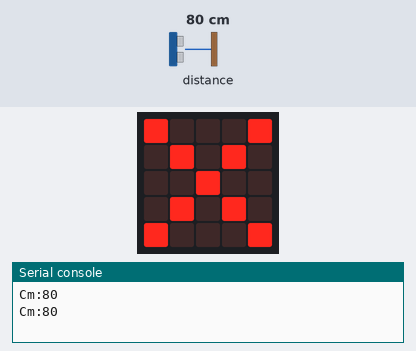
This program was run on a simulated BBC micro:bit (MakeCode). Parts: the board's 5×5 LED display, the last lines printed to the serial console. Inputs (shaded band) come from the test bench; at power-on: distance to the obstacle 80 cm.

Above: at 1.2 s.
1.3 s: distance to the obstacle set to 11 cm
3.4 s: distance to the obstacle set to 8 cm
At 5.1 s:
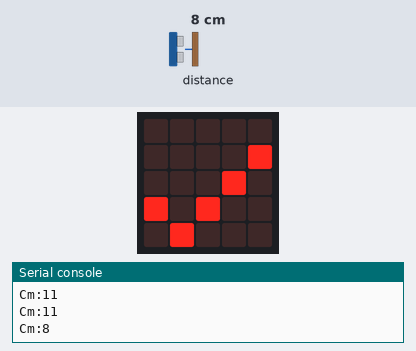
5.9 s: distance to the obstacle set to 18 cm
At 7.1 s:
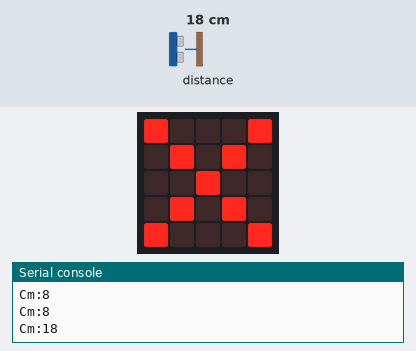
8.2 s: distance to the obstacle set to 2 cm
At 9.2 s:
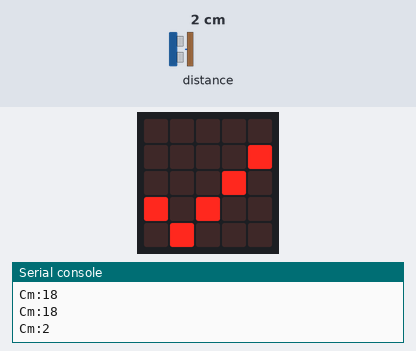
Timing chart, 0 to 11.2 s (numbered marks = the images above; inputs shaded):
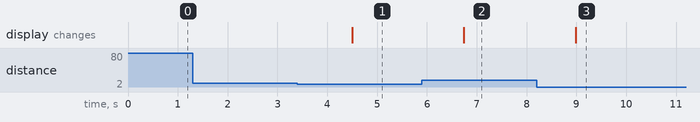

The program:

main.ts
```typescript
let distance = 0
basic.forever(function () {
    distance = sonar.ping(
    DigitalPin.P1,
    DigitalPin.P2,
    PingUnit.Centimeters
    )
    serial.writeValue("Cm", distance)
    if (0 < distance && distance < 10) {
        basic.showIcon(IconNames.Yes)
    } else {
        basic.showIcon(IconNames.No)
    }
    basic.pause(500)
})
```

test.ts
```typescript
// 在這裡測試；當此封包作為擴充功能時，將不會編譯此內容。
```

Measured:
- the behaviour switches between 10 and 9 cm on distance to the obstacle (found by bisection; images 0 and 1)
- after the input at 3.4 s, the display: changes after 1.1 s (image 1)
- after the input at 5.9 s, the display: changes after 0.84 s (image 2)
- after the input at 8.2 s, the display: changes after 0.78 s (image 3)
